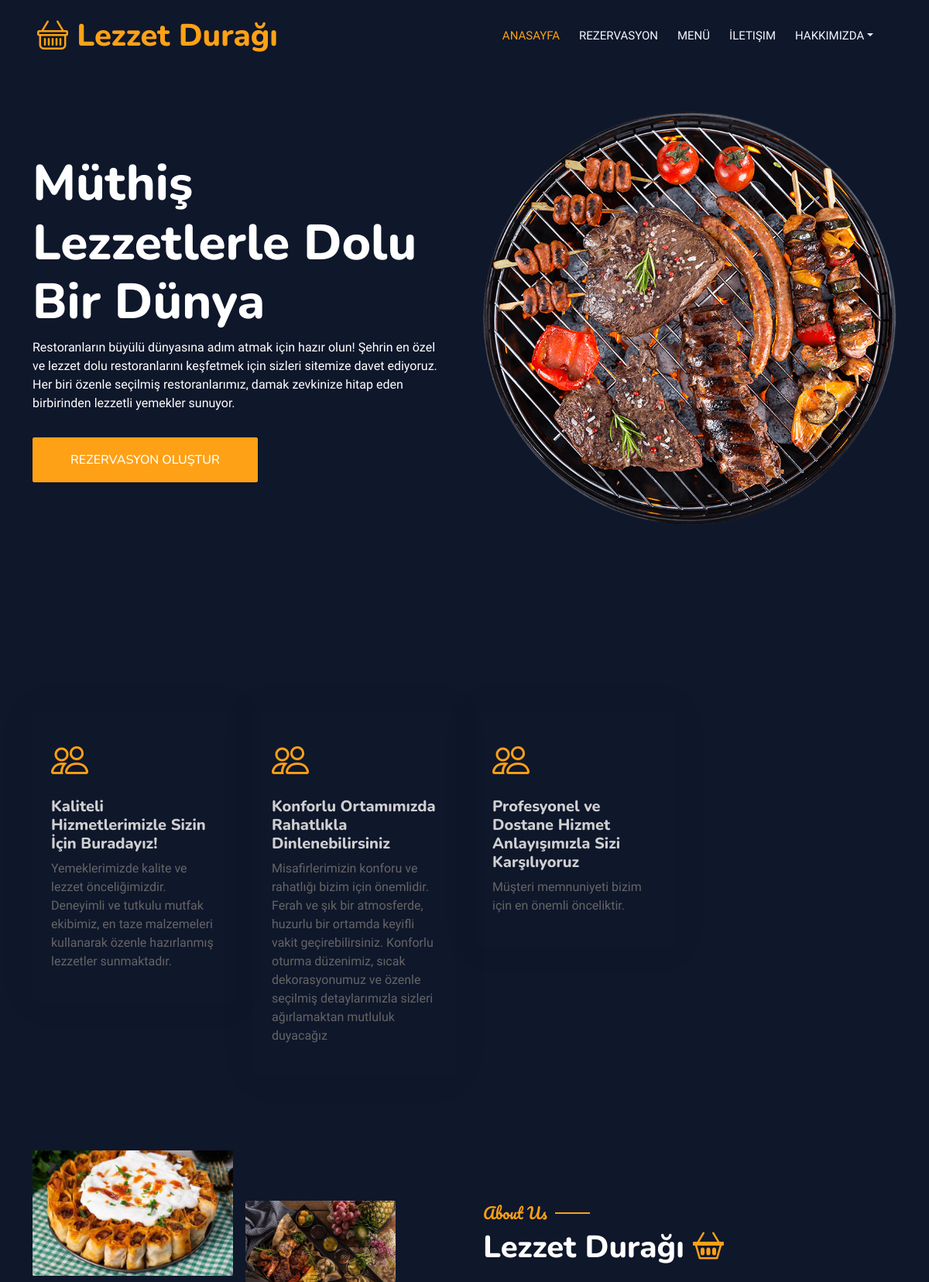
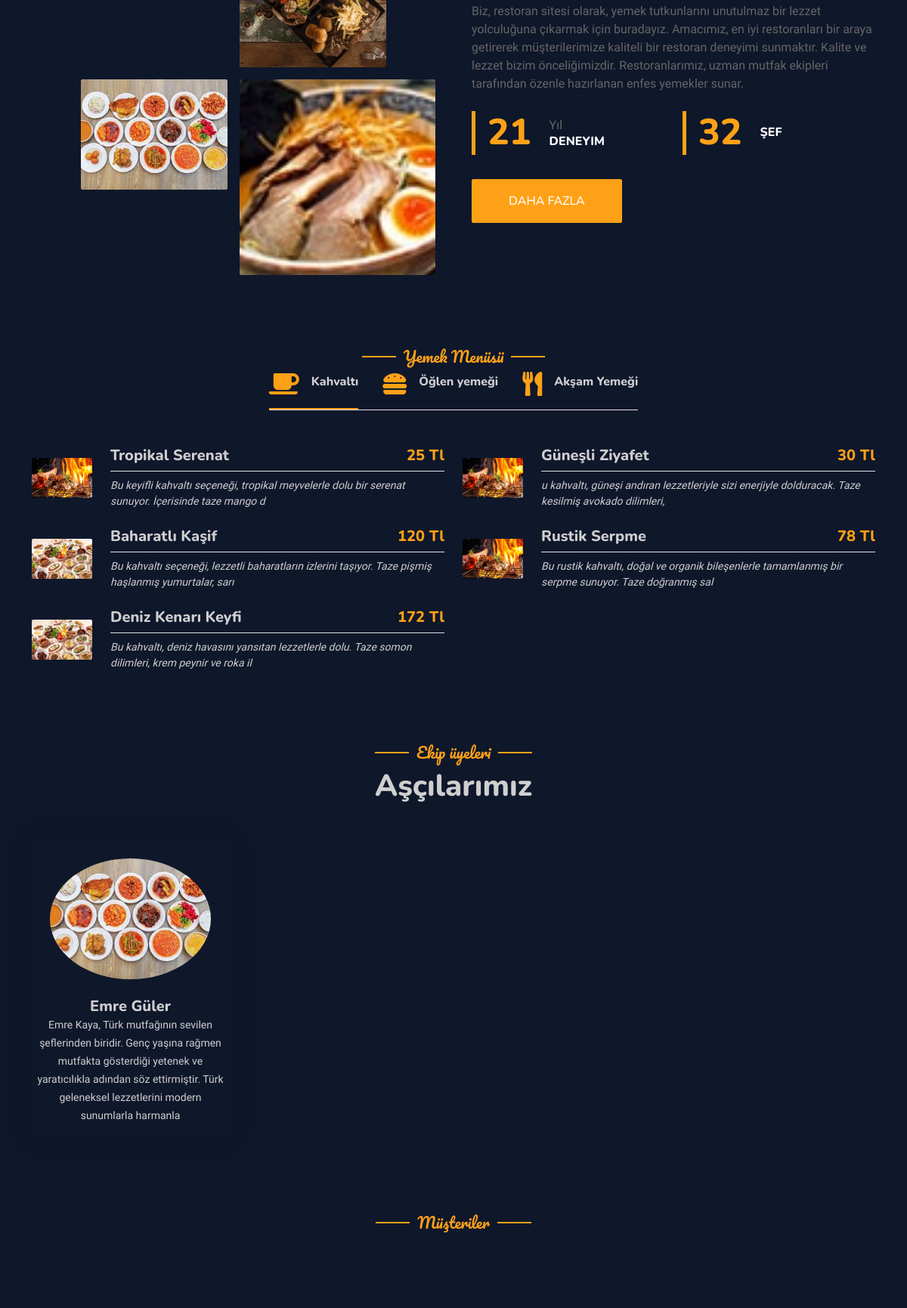
The page / (upper part) on the database its author committed (2 pictures, top to bottom).
### Core/models.py (models this page shows, shortened)
class SiteAyarlari(models.Model):
    WindowTitle = models.CharField(max_length=39, help_text='Site pencere başlığı', default='Restorant', verbose_name='Site pencere başlığı')
    windowIcon = models.ImageField(
        verbose_name='Site pencere iconu',
        upload_to='images/site/%Y/%m/%d',
        blank=True
    )
    navbarTitle = models.CharField(max_length=120, default='', blank=True, verbose_name='navbar başlık')
    navbarIcon = models.CharField(max_length=100, blank=True,null=True, verbose_name='navbar icon')
    title = models.CharField(max_length=100, default='', blank=True, null=True, verbose_name='Slider başlık')
    description = models.CharField(max_length=300, default='', blank=True, verbose_name='slider açıklama')
    title_image = models.ImageField(
        verbose_name='slider resmi',
        upload_to='images/settings/%Y/%m/%d',
        default='static/img/menu-2.jpg',
        blank=True
    )
    date_time = models.DateTimeField(auto_now_add=True, verbose_name="oluşma tarihi")
    footerTitle  = models.CharField(max_length=200, default='', blank=True, verbose_name="Footer Başlık")
    footerDescription = models.CharField(max_length=200, default='', blank=True, verbose_name="Footer açıklama")
    class Meta:
        verbose_name = 'Ayarlar'
        verbose_name_plural = 'Site Ayarları'

class Services(models.Model):
    title = models.CharField(max_length=100, verbose_name="Hizmet başlık")
    description = models.CharField(max_length=300, verbose_name="Hizmet açıklama")
    icon = models.CharField(max_length=300, verbose_name='hizmet başlık iconu', help_text='Hizmet başlık icon adı https://icons.getbootstrap.com/', default='bi bi-people')
    datetime = models.DateTimeField(auto_now_add=True)
    class Meta:
        verbose_name = 'Hizmetler '
        verbose_name_plural = 'Hizmetlerimiz'

class Hakkimizda(models.Model):
    title = models.CharField(max_length=255, default='')
    title_icon = models.CharField(max_length=255, default='', blank=True,null=True)
    description = models.CharField(max_length=350, blank=True, null=True, default='')
    experience  = models.IntegerField(default=1, blank=True, null=True)
    olusturulma_tarihi = models.DateTimeField(auto_now_add=True)
    chef = models.IntegerField(default=2, verbose_name="Şef sayısı")
    start1 = models.ImageField(
        verbose_name='İlk 1',
        upload_to='images/about/%Y/%m/%d',
        default='static/img/menu-1.jpg',
        blank=True
    )
    start2 = models.ImageField(
        verbose_name='ilk 2',
        upload_to='images/about/%Y/%m/%d',
        default='static/img/menu-1.jpg',
        blank=True
    )
    end1 = models.ImageField(
        verbose_name='Son 1',
        upload_to='images/about/%Y/%m/%d',
        default='static/img/menu-1.jpg',
        blank=True
    )
    end2 = models.ImageField(
        verbose_name='Son 2',
        upload_to='images/about/%Y/%m/%d',
        default='static/img/menu-1.jpg',
        blank=True
    )
    icon = models.CharField(
        verbose_name="Hakkımızda iconu",
        max_length=100,
        default="",
        blank=True,
        null=True
    )
    def __str__(self):
        return self.description
    class Meta:
        verbose_name = 'Hakkımızda'
        verbose_name_plural = 'Hakkımızda'

class Breakfast(models.Model):
    isim = models.CharField(max_length=300, default='')
    aciklama = models.CharField(max_length=100, default='', blank=True, null=True)
    oluşturulma_tarihi = models.DateTimeField(auto_now_add=True)
    fiyat = models.DecimalField(max_digits=10, decimal_places=0, default=0)
    image = models.ImageField(
        verbose_name='kahvaltı',
        upload_to='images/breakfast/%Y/%m/%d',
        default='static/img/menu-1.jpg',
        blank=True
    )
    class Meta:
        verbose_name = 'kahvaltı'
        verbose_name_plural = 'Kahvaltı'

class EkipModel(models.Model):
    adi = models.CharField(max_length=100, default='')
    soyadi = models.CharField(max_length=100, default='')
    aciklama = models.CharField(max_length=200, default='', blank=True, null=True)
    oluşturulma_tarihi = models.DateTimeField(auto_now_add=True)
    guncelleme_tarihi = models.DateTimeField(auto_now=True)
    image = models.ImageField(
        verbose_name='kullanici',
        upload_to='images/team/%Y/%m/%d',
        default='static/img/user.jpg',
        blank=True
    )
    twitter = models.URLField(blank=True, null=True)
    facebook = models.URLField(blank=True, null=True)
    instagram = models.URLField(blank=True, null=True)
    linkedin = models.URLField(blank=True, null=True)
    class Meta:
        verbose_name = 'Ekip'
        verbose_name_plural = 'Ekip Üyeleri'

### Core/views.py (the view)
def index(request) -> HttpResponse:
    return render(request=request, template_name="index.html",)

### Core/template/index.html
{% extends 'base.html' %}
{% block headtitle %}
    {% include 'partials/_headTitle.html' %}
{% endblock headtitle %}
{% block service %}
    {% include 'partials/_service.html' %}
{% endblock service %}
{% block about %}
    {% include 'partials/_about.html' %}
{% endblock about %}
{% block menu %}
    {% include 'partials/_menu.html' %}
{% endblock menu %}
{% block comment %}
    {% include 'partials/_comment.html' %}
{% endblock comment %}
{% block team %}
    {% include 'partials/_chefs.html' %}
{% endblock team %}

### Core/template/partials/_navbar.html (shortened to what this page needs)
{% load static %}
<nav class="navbar navbar-expand-lg navbar-dark bg-dark px-4 px-lg-5 py-3 py-lg-0">
    <a href="{% url 'index' %}" class="navbar-brand p-0">
        <h1 class="text-primary m-0"><i class="{{settings.navbarIcon}} "></i> {{settings.navbarTitle}}</h1>
    </a>
    <div class="collapse navbar-collapse" id="navbarCollapse">
        <div class="navbar-nav ms-auto py-0 pe-4">
            <a href="{% url 'index' %}" class="nav-item nav-link active">Anasayfa</a>
            <a href="{% url 'reservation' %}" class="nav-item nav-link">Rezervasyon</a>
            <a href="{% url 'menü' %}" class="nav-item nav-link">Menü</a>
            <a href="{% url 'contact' %}" class="nav-item nav-link">İletişim</a>
            <div class="nav-item dropdown">
                <a href="#" class="nav-link dropdown-toggle" data-bs-toggle="dropdown">Hakkımızda</a>
            </div>
        </div>
    </div>
</nav>

### Core/template/partials/_headTitle.html
{% load static %}
<div class="container-xxl py-5 bg-dark hero-header mb-5">
    <div class="container my-5 py-5">
        <div class="row align-items-center g-5">
            <div class="col-lg-6 text-center text-lg-start">
                <h1 class="display-3 text-white animated slideInLeft">{{settings.title}}</h1>
                <p class="text-white animated slideInLeft mb-4 pb-2"> {{settings.description}}</p>
                <a href="{% url 'reservation' %}" class="btn btn-primary py-sm-3 px-sm-5 me-3 animated slideInLeft">Rezervasyon oluştur</a>
            </div>
            <div class="col-lg-6 text-center text-lg-end overflow-hidden">
                <img class="img-fluid" src="{{settings.title_image.url}}" alt="" style="border-radius: 50%;">
            </div>
        </div>
    </div>
</div>
</div>

### Core/template/partials/_service.html
<div class="container-xxl py-5">
    <div class="container">
        <div class="row g-4">
           {% for item in services %}
            <div class="col-lg-3 col-sm-6 wow fadeInUp" data-wow-delay="0.1s">
                <div class="service-item rounded pt-3">
                    <div class="p-4">
                        <i class="fa fa-3x {{item.icon}} text-primary mb-4"></i>
                        <h5 style="color:#cfcfcf;">{{item.title}}</h5>
                        <p>{{item.description}}</p>
                    </div>
                </div>
            </div>
            {% endfor %}
        </div>
    </div>
</div>

### Core/template/partials/_about.html
{% load static %}
<div class="container-xxl py-5">
    <div class="container">
        <div class="row g-5 align-items-center">
            <div class="col-lg-6">
                <div class="row g-3">
                    <div class="col-6 text-start">
                        <img class="img-fluid rounded w-100 wow zoomIn" data-wow-delay="0.1s" src="{{about.start1.url}}">
                    </div>
                    <div class="col-6 text-start">
                        <img class="img-fluid rounded w-75 wow zoomIn" data-wow-delay="0.3s" src="{{about.start2.url}}" style="margin-top: 25%;">
                    </div>
                    <div class="col-6 text-end">
                        <img class="img-fluid rounded w-75 wow zoomIn" data-wow-delay="0.5s" src="{{about.end1.url}}">
                    </div>
                    <div class="col-6 text-end">
                        <img class="img-fluid rounded w-100 wow zoomIn" data-wow-delay="0.7s" src="{{about.end2.url}}">
                    </div>
                </div>
            </div>
            <div class="col-lg-6">
                <h5 class="section-title ff-secondary text-start text-primary fw-normal ">About Us</h5>
                <h1 class="mb-4" style="color:white;">{{about.title}} <i class="{{about.title_icon}} text-primary me-2"></i></h1>
                <p class="mb-4">{{about.description}}</p>
                <div class="row g-4 mb-4">
                    <div class="col-sm-6">
                        <div class="d-flex align-items-center border-start border-5 border-primary px-3">
                            <h1 class="flex-shrink-0 display-5 text-primary mb-0" data-toggle="counter-up">{{about.experience}}</h1>
                            <div class="ps-4">
                                <p class="mb-0">Yıl</p>
                                <h6 class="text-uppercase mb-0" style="color:white;">Deneyim</h6>
                            </div>
                        </div>
                    </div>
                    <div class="col-sm-6">
                        <div class="d-flex align-items-center border-start border-5 border-primary px-3">
                            <h1 class="flex-shrink-0 display-5 text-primary mb-0" data-toggle="counter-up">{{about.chef}}</h1>
                            <div class="ps-4">
                                <h6 class="text-uppercase mb-0" style="color:white">Şef</h6>
                            </div>
                        </div>
                    </div>
                </div>
                <a class="btn btn-primary py-3 px-5 mt-2" href="{% url 'about' %}">Daha fazla</a>
            </div>
        </div>
    </div>
</div>

### Core/template/partials/_menu.html (shortened to what this page needs)
{% load static %}
<div class="container-xxl py-5">
    <div class="container">
        <div class="text-center wow fadeInUp" data-wow-delay="0.1s">
            <h5 class="section-title ff-secondary text-center text-primary fw-normal">Yemek Menüsü</h5>
        </div>
        <div class="tab-class text-center wow fadeInUp" data-wow-delay="0.1s">
            <ul class="nav nav-pills d-inline-flex justify-content-center border-bottom mb-5">
                <li class="nav-item">
                    <a class="d-flex align-items-center text-start mx-3 ms-0 pb-3 active" data-bs-toggle="pill" href="#tab-1">
                        <i class="fa fa-coffee fa-2x text-primary"></i>
                        <div class="ps-3">
                            <h6 class="mt-n1 mb-0" style="color:#cfcfcf;">Kahvaltı</h6>
                        </div>
                    </a>
                </li>
                <li class="nav-item">
                    <a class="d-flex align-items-center text-start mx-3 pb-3" data-bs-toggle="pill" href="#tab-2">
                        <i class="fa fa-hamburger fa-2x text-primary"></i>
                        <div class="ps-3">
                            <h6 class="mt-n1 mb-0" style="color:#cfcfcf;">Öğlen yemeği</h6>
                        </div>
                    </a>
                </li>
                <li class="nav-item">
                    <a class="d-flex align-items-center text-start mx-3 me-0 pb-3" data-bs-toggle="pill" href="#tab-3">
                        <i class="fa fa-utensils fa-2x text-primary"></i>
                        <div class="ps-3">
                            <h6 class="mt-n1 mb-0" style="color:#cfcfcf;">Akşam Yemeği</h6>
                        </div>
                    </a>
                </li>
            </ul>
            <div class="tab-content">
                <div id="tab-1" class="tab-pane fade show p-0 active">
                    <div class="row g-4">
                        {% for item in breakfast %}
                        <div class="col-lg-6">
                            <div class="d-flex align-items-center">
                                <img class="flex-shrink-0 img-fluid rounded" src="{{item.image.url}}" alt="" style="width: 80px;">
                                <div class="w-100 d-flex flex-column text-start ps-4">
                                    <h5 class="d-flex justify-content-between border-bottom pb-2">
                                        <span style="color:#cfcfcf;">{{item.isim}}</span>
                                        <span class="text-primary">{{item.fiyat}} Tl</span>
                                    </h5>
                                    <small class="fst-italic colormodel">{{item.aciklama}}</small>
                                </div>
                            </div>
                        </div>
                        {% endfor %}
                    </div>
                </div>
            </div>
        </div>
    </div>
</div>

### Core/template/partials/_chefs.html (shortened to what this page needs)
{% load static %}
<div class="container-xxl pt-5 pb-3">
    <div class="container">
        <div class="text-center wow fadeInUp" data-wow-delay="0.1s">
            <h5 class="section-title ff-secondary text-center text-primary fw-normal">Ekip üyeleri</h5>
            <h1 class="mb-5" style="color:#cfcfcf;">Aşçılarımız</h1>
        </div>
        <div class="row g-4">
            {% for item in teamMembers %}
                <div class="col-lg-3 col-md-6 wow fadeInUp" data-wow-delay="0.1s">
                    <div class="team-item text-center rounded overflow-hidden">
                        <div class="rounded-circle overflow-hidden m-4">
                            <img class="img-fluid" src="{{item.image.url}}" alt="">
                        </div>
                        <h5 class="mb-0" style="color:#cfcfcf;">{{item.adi}} {{item.soyadi}}</h5>
                        <small style="color:#cfcfcf;">{{item.aciklama}}</small>
                    </div>
                </div>
            {% endfor %}
        </div>
    </div>
</div>

### rows shown on the page
SiteAyarlari: navbarTitle "Lezzet Durağı", title "Müthiş Lezzetlerle Dolu Bir Dünya", description "Restoranların büyülü dünyasına adım atmak için hazır olun! Şehrin en özel ve lezzet dolu restoranlarını keşfetmek için sizleri sitemize davet ediyoruz. Her biri özenle seçilmiş restoranlarımız, damak zevkinize hitap eden birbirinden lezzetli yemekler sunuyor.", title_image (picture)
Services: title "Kaliteli Hizmetlerimizle Sizin İçin Buradayız!", description "Yemeklerimizde kalite ve lezzet önceliğimizdir. Deneyimli ve tutkulu mutfak ekibimiz, en taze malzemeleri kullanarak özenle hazırlanmış lezzetler sunmaktadır."
Services: title "Konforlu Ortamımızda Rahatlıkla Dinlenebilirsiniz", description "Misafirlerimizin konforu ve rahatlığı bizim için önemlidir. Ferah ve şık bir atmosferde, huzurlu bir ortamda keyifli vakit geçirebilirsiniz. Konforlu oturma düzenimiz, sıcak dekorasyonumuz ve özenle seçilmiş detaylarımızla sizleri ağırlamaktan mutluluk duyacağız"
Services: title "Profesyonel ve Dostane Hizmet Anlayışımızla Sizi Karşılıyoruz", description "Müşteri memnuniyeti bizim için en önemli önceliktir."
Hakkimizda: start1 (picture), start2 (picture), end1 (picture), end2 (picture), title "Lezzet Durağı", description "Biz, restoran sitesi olarak, yemek tutkunlarını unutulmaz bir lezzet yolculuğuna çıkarmak için buradayız. Amacımız, en iyi restoranları bir araya getirerek müşterilerimize kaliteli bir restoran deneyimi sunmaktır. Kalite ve lezzet bizim önceliğimizdir. Restoranlarımız, uzman mutfak ekipleri tarafından özenle hazırlanan enfes yemekler sunar.", experience "21", chef "32"
Breakfast: image (picture), isim "Tropikal Serenat", fiyat "25", aciklama "Bu keyifli kahvaltı seçeneği, tropikal meyvelerle dolu bir serenat sunuyor. İçerisinde taze mango d"
Breakfast: image (picture), isim "Güneşli Ziyafet", fiyat "30", aciklama "u kahvaltı, güneşi andıran lezzetleriyle sizi enerjiyle dolduracak. Taze kesilmiş avokado dilimleri,"
Breakfast: image (picture), isim "Baharatlı Kaşif", fiyat "120", aciklama "Bu kahvaltı seçeneği, lezzetli baharatların izlerini taşıyor. Taze pişmiş haşlanmış yumurtalar, sarı"
Breakfast: image (picture), isim "Rustik Serpme", fiyat "78", aciklama "Bu rustik kahvaltı, doğal ve organik bileşenlerle tamamlanmış bir serpme sunuyor. Taze doğranmış sal"
Breakfast: image (picture), isim "Deniz Kenarı Keyfi", fiyat "172", aciklama "Bu kahvaltı, deniz havasını yansıtan lezzetlerle dolu. Taze somon dilimleri, krem peynir ve roka il"
EkipModel: image (picture), adi "Emre", soyadi "Güler", aciklama "Emre Kaya, Türk mutfağının sevilen şeflerinden biridir. Genç yaşına rağmen mutfakta gösterdiği yetenek ve yaratıcılıkla adından söz ettirmiştir. Türk geleneksel lezzetlerini modern sunumlarla harmanla"
